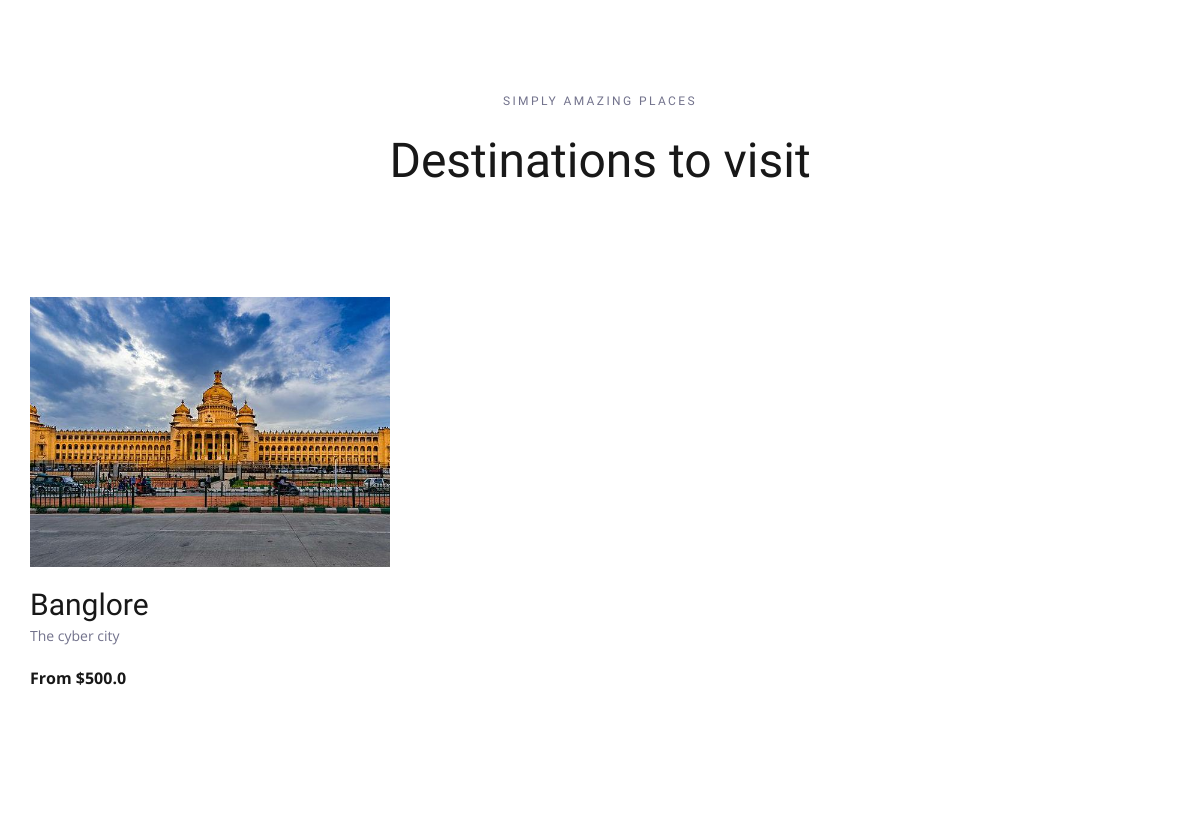
/ (lower part), run on an earlier commit of the app's database.
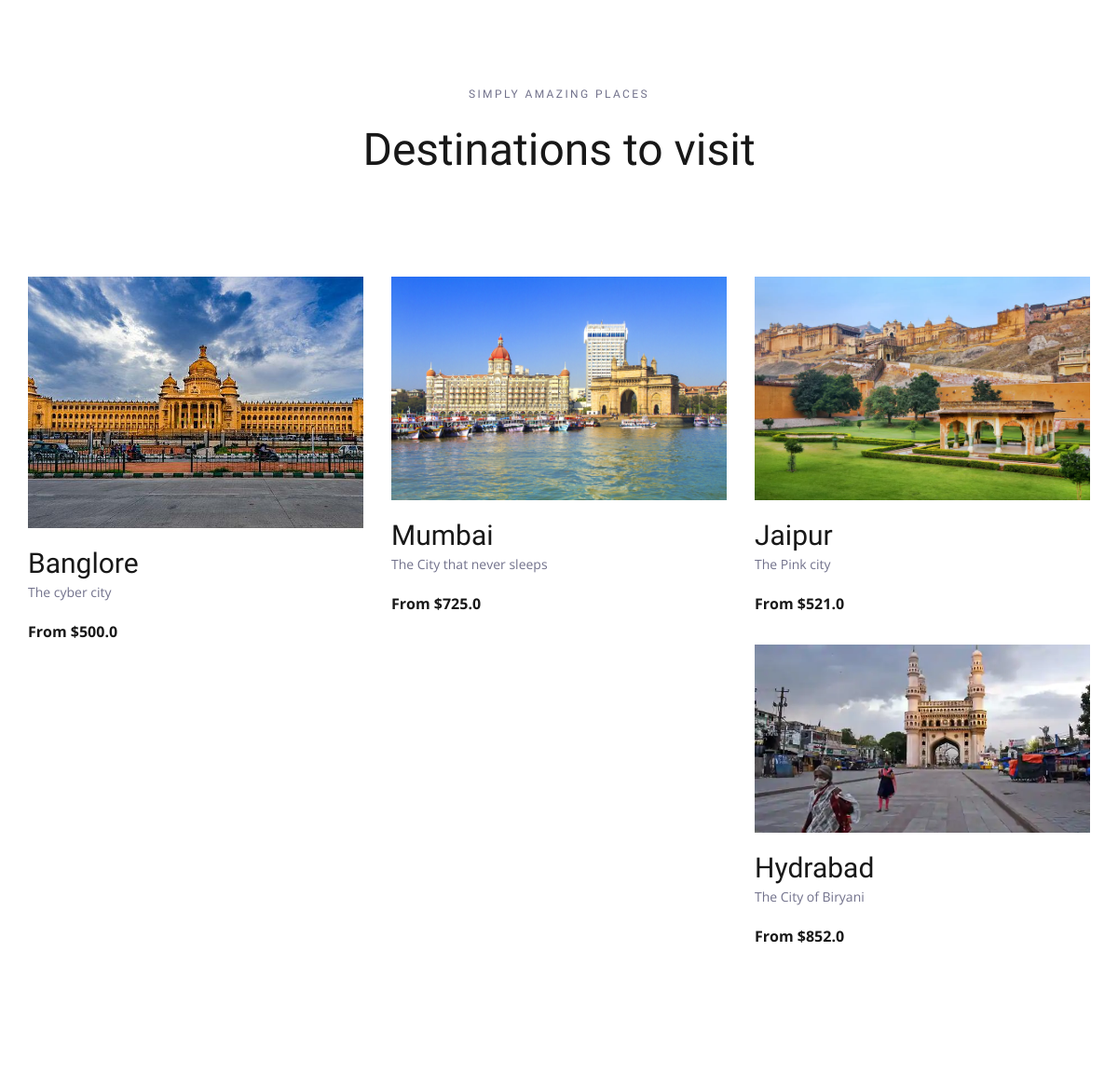
And on a later commit of the database.
### main/models.py (models this page shows, shortened)
class destination(models.Model):
    name = models.CharField(max_length=100)
    desc = models.TextField()
    offer = models.BooleanField(default=False)
    img = models.ImageField(upload_to='pics')
    per_day_cost = models.FloatField()
    no_of_visits = models.IntegerField()
    type_of_vacation = [
        ('Beach', 'Beach'),
        ('HillStation', 'HillStation'),
        ('safari', 'safari'),
        ('city', 'city'),
        ('International', 'International')
    ]
    type = models.CharField(max_length=100, choices=type_of_vacation)

### main/views.py (the view)
# urls.py: path('', views.index, name='index'),
def index(request):
    dest = destination.objects.all()
    return render(request, 'index.html', {'dest': dest})

### templates/index.html (shortened to what this page needs)
{% load static %}
<!DOCTYPE html>
<html lang="en">
<head>
<link rel="stylesheet" type="text/css" href="{% static 'styles/bootstrap4/bootstrap.min.css'%}">
<link href="{% static 'plugins/font-awesome-4.7.0/css/font-awesome.min.css" rel="stylesheet'%}" type="text/css">
<link rel="stylesheet" type="text/css" href="{% static 'plugins/OwlCarousel2-2.2.1/owl.carousel.css'%}">
<link rel="stylesheet" type="text/css" href="{% static 'plugins/OwlCarousel2-2.2.1/owl.theme.default.css'%}">
<link rel="stylesheet" type="text/css" href="{% static 'plugins/OwlCarousel2-2.2.1/animate.css'%}">
<link rel="stylesheet" type="text/css" href="{% static 'styles/main_styles.css'%}">
<link rel="stylesheet" type="text/css" href="{% static 'styles/responsive.css'%}">
</head>
<body>
<div class="super_container">
	<div class="destinations" id="destinations">
		<div class="container">
			<div class="row">
				<div class="col text-center">
					<div class="section_subtitle">simply amazing places</div>
					<div class="section_title"><h2>Destinations to visit</h2></div>
				</div>
			</div>
			<div class="row destinations_row">
				<div class="col">
					<div class="destinations_container item_grid">
          {% for desti in dest %}
						<div class="destination item">
							<div class="destination_image">
								<img src="{{ desti.img.url }}" alt="">
							</div>
							<div class="destination_content">
								<div class="destination_title"><a href="{% url 'desti' oid=desti.id %}">{{ desti.name }}</a></div>
								<div class="destination_subtitle"><p>{{ desti.desc}}</p></div>
								<div class="destination_price">From ${{ desti.per_day_cost }}</div>
							</div>
						</div>
            {% endfor %}
					</div>
				</div>
			</div>
		</div>
	</div>
</body>
</html>

What changed in the data, as far as the page shows it:
added destination: img (picture), name "Mumbai", desc "The City that never sleeps", per_day_cost "725.0"
added destination: img (picture), name "Jaipur", desc "The Pink city", per_day_cost "521.0"
added destination: img (picture), name "Hydrabad", desc "The City of Biryani", per_day_cost "852.0"
